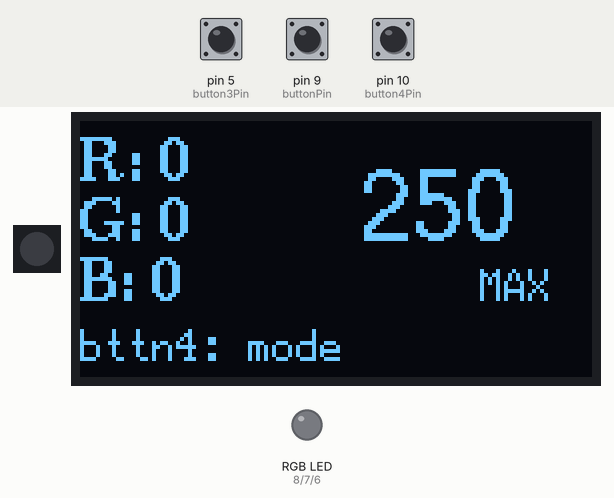
A sketch run on a simulated Arduino Uno, built with avr-gcc and run on an emulated ATmega328P. Parts: 1 RGB LEDs in strip order, left to right, 128×64 one-colour display, an RGB LED mixed from three pins (HIGH = lit). Inputs (shaded band) come from the test bench; at power-on: pin 5 (button3Pin) LOW, pin 10 (button4Pin) LOW, pin 9 (buttonPin) LOW. Dim RGB values are drawn brighter than linear.

Above: at 1.3 s.
1.4 s: pin 5 (button3Pin) pulled HIGH for 0.35 s
At 3.2 s:
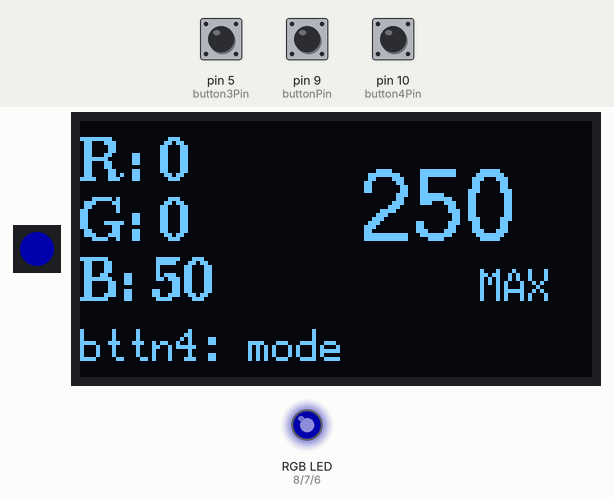
3.5 s: pin 10 (button4Pin) pulled HIGH for 3.2 s
At 4.4 s:
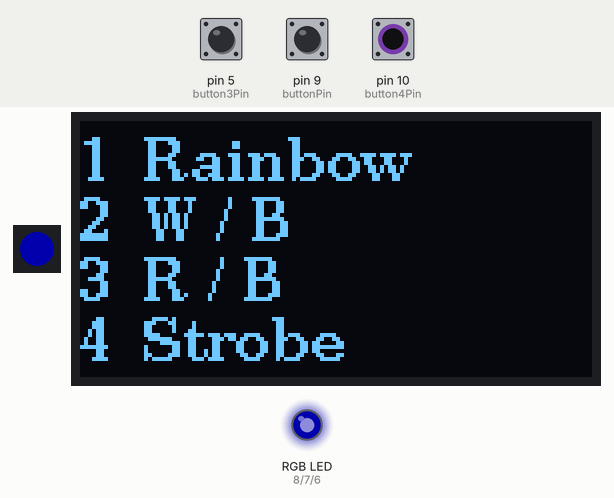
8.2 s: pin 10 (button4Pin) pulled HIGH for 0.35 s
At 10.9 s:
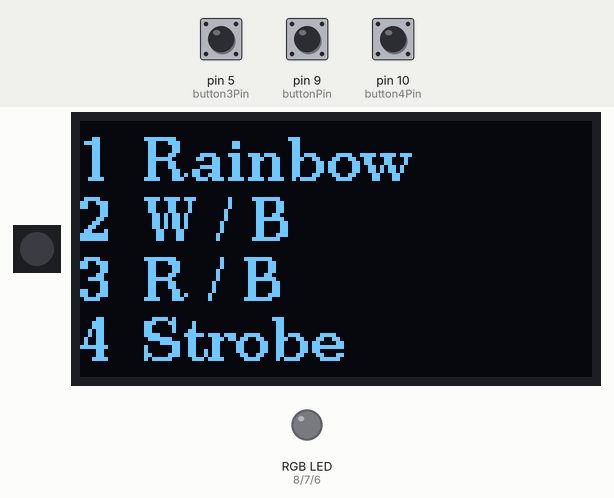
11.2 s: pin 5 (button3Pin) pulled HIGH for 1 s
At 15.0 s:
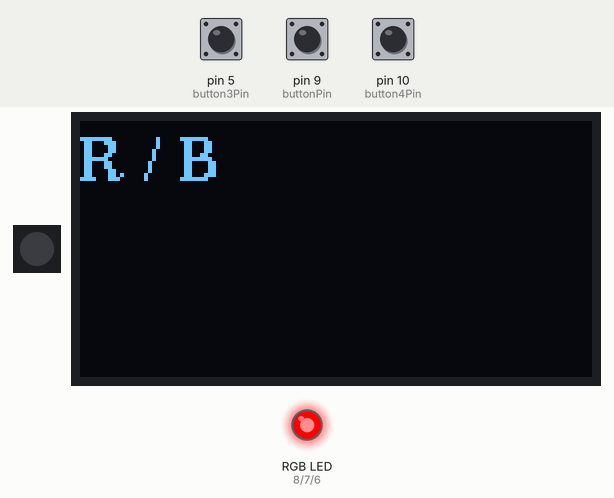
Timing chart, 0 to 16.2 s (numbered marks = the images above; inputs shaded):
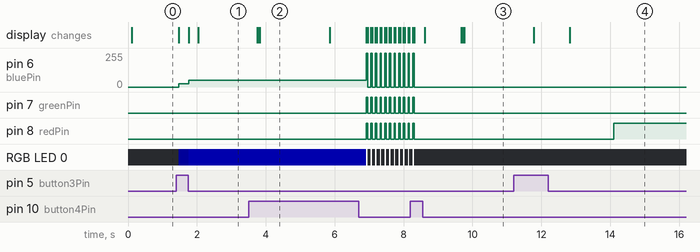

The sketch:

MainLED.ino
```cpp
// MAIN V1

#include <Wire.h>
#include <U8g2lib.h>
#include <Adafruit_NeoPixel.h>

#define LED_PIN 2
#define NUM_LEDS 1
#define SCREEN_WIDTH 128
#define SCREEN_HEIGHT 64

Adafruit_NeoPixel strip = Adafruit_NeoPixel(NUM_LEDS, LED_PIN, NEO_GRB + NEO_KHZ800);
U8G2_SSD1306_128X64_NONAME_F_HW_I2C display(U8G2_R0, /* reset=*/ U8X8_PIN_NONE, /* clock=*/ 4, /* data=*/ 3);

const int button1Pin = 0;
const int button2Pin = 1;
const int button3Pin = 5;
const int button4Pin = 10;
const int buttonPin = 9;
const int redPin = 8;
const int greenPin = 7;
const int bluePin = 6;

int mode = 0;
int R = 0;
int G = 0;
int B = 0;
int StrSpeed = 40;
int lock = 0;
int lock2 = 0;
int lock3 = 0;
int lock4 = 0;

void setup() {
  Serial.begin(115200);
  pinMode(button1Pin, INPUT);
  pinMode(button2Pin, INPUT);
  pinMode(button3Pin, INPUT);
  pinMode(button4Pin, INPUT);
  pinMode(buttonPin, INPUT);
  pinMode(redPin, OUTPUT);
  pinMode(greenPin, OUTPUT);
  pinMode(bluePin, OUTPUT);
  strip.begin();
  strip.show();
  display.begin();
  display.clearBuffer();
  display.setFont(u8g2_font_ncenB10_tr);
  ledColor(strip.Color(0, 0, 0));
}

void loop() {
  int button1State = digitalRead(button1Pin);
  int button2State = digitalRead(button2Pin);
  int button3State = digitalRead(button3Pin);
  int button4State = digitalRead(button4Pin);
  int buttonState = digitalRead(buttonPin);
  if (R >= 251 ) {
      R = 0;
    }
  if (G >= 251 ) {
    G = 0;
  }
  if (B >= 251 ) {
    B = 0;
  }
  display.clearBuffer();
  display.setFont(u8g2_font_helvR18_tr);
  display.setCursor(70, 30);
  display.print("250");
  display.setFont(u8g2_font_profont12_tr);
  display.setCursor(100, 45);
  display.print("MAX");
  display.setFont(u8g2_font_ncenB10_tr);
  display.setCursor(0, 15);
  display.print("R: " + String(R));
  display.setCursor(0, 30);
  display.print("G: " + String(G));
  display.setCursor(0, 45);
  display.print("B: " + String(B));
  display.setFont(u8g2_font_profont12_tr);
  display.setCursor(0, 60);
  display.print("bttn4: mode");
  display.setFont(u8g2_font_ncenB10_tr);
  display.sendBuffer();
  while (lock4 == 1) {
    delay(1000);
    lock4 = 0;
  }
  if (button1State == HIGH) {
    R += 25;
    ledStripColor(R, G, B);
    ledColor(strip.Color(R, G, B));
    display.clearBuffer();
  }else if (button2State == HIGH) {
    G += 25;
    ledStripColor(R, G, B);
    ledColor(strip.Color(R, G, B));
    display.clearBuffer();
  }else if (button3State == HIGH) {
    B += 25;
    ledStripColor(R, G, B);
    ledColor(strip.Color(R, G, B));
    display.clearBuffer();
  }else if (button4State == HIGH) {
    display.clearBuffer();
    lock = 1;
    display.setCursor(0, 15);
    display.print("1  Rainbow");
    display.setCursor(0, 30);
    display.print("2  W / B");
    display.sendBuffer();
    display.setCursor(0, 45);
    display.print("3  R / B");
    display.sendBuffer();
    display.setCursor(0, 60);
    display.print("4  Strobe");
    display.sendBuffer();
    delay(2000);
    while (lock == 1){
      int button1State = digitalRead(button1Pin);
      int button2State = digitalRead(button2Pin);
      int button3State = digitalRead(button3Pin);
      int button4State = digitalRead(button4Pin);
      int buttonState = digitalRead(buttonPin);
      if (button1State == HIGH){
        mode = 1;
        lock = 0;
        lock2 = 1;
        lock3 = 1;
        display.clearBuffer();
      }
      if (button2State == HIGH){
        mode = 2;
        lock = 0;
        lock2 = 1;
        lock3 = 1;
        display.clearBuffer();
      }
      if (button3State == HIGH){
        mode = 3;
        lock = 0;
        lock2 = 1;
        lock3 = 1;
        display.clearBuffer();
      }
      if (button4State == HIGH){
        mode = 4;
        lock = 0;
        lock2 = 1;
        lock3 = 1;
        display.clearBuffer();
      }
    }
  }
  if (lock3 == 1){
    display.setCursor(0, 15);
    display.print("Fx");
    display.sendBuffer();
    delay(1000);
    lock3 = 0;
  }
  while (lock2 == 1){
    int button4State = digitalRead(button4Pin);
    if (mode == 1){
      display.clearBuffer();
      display.setCursor(0, 15);
      display.print("Rainbow");
      display.setCursor(55, 30);
      display.print("Fx");
      display.sendBuffer();
      rainbowEffect();
      if (button4State == HIGH) {
        mode = 0;
        lock2 = 0;
        lock4 = 1;
      }
    }else if (mode == 2){
      display.clearBuffer();
      display.setCursor(0, 15);
      display.print("W / B");
      display.sendBuffer();
      fadeToWhite();
      fadeToBlack();
      if (button4State == HIGH) {
        mode = 0;
        lock2 = 0;
        lock4 = 1;
      }
    }else if (mode == 3){
      display.clearBuffer();
      display.setCursor(0, 15);
      display.print("R / B");
      display.sendBuffer();
      fadeToRed();
      fadeToBlack2();
      if (button4State == HIGH) {
        mode = 0;
        lock2 = 0;
        lock4 = 1;
      }
    }else if (mode == 4){
      display.clearBuffer();
      display.setCursor(0, 15);
      display.print("Strobe");
      display.setCursor(0, 30);
      display.print("Speed: " + String(StrSpeed));
      int button2State = digitalRead(button2Pin);
      int button3State = digitalRead(button3Pin);
      if (button2State == HIGH) {
        StrSpeed -= 5;
      } else if (button3State == HIGH) {
        StrSpeed += 5;
      }
      if (StrSpeed <= 0) {
        StrSpeed = 5;
      }
      display.sendBuffer();
      ledStripColor(255, 255, 255);
      ledColor(strip.Color(255, 255, 255));
      delay(StrSpeed);
      ledStripColor(0, 0, 0);
      ledColor(strip.Color(0, 0, 0));
      delay(StrSpeed);
      if (button4State == HIGH) {
        mode = 0;
        lock2 = 0;
        lock4 = 1;
      }
    }
  }
  delay(200);
}

void ledColor(uint32_t color) {
  strip.fill(color, 0, strip.numPixels());
  strip.show();
}

void ledStripColor(int red, int green, int blue) {
  analogWrite(redPin, red);
  analogWrite(greenPin, green);
  analogWrite(bluePin, blue);
}

void rainbowEffect() {
  int delayTime = 10;

  for (int i = 0; i <= 255; i++) {
    analogWrite(redPin, 255 - i);
    analogWrite(greenPin, i);
    analogWrite(bluePin, 0);
    delay(delayTime);
  }

  for (int i = 0; i <= 255; i++) {
    analogWrite(redPin, 0);
    analogWrite(greenPin, 255 - i);
    analogWrite(bluePin, i);
    delay(delayTime);
  }

  for (int i = 0; i <= 255; i++) {
    analogWrite(redPin, i);
    analogWrite(greenPin, 0);
    analogWrite(bluePin, 255 - i);
    delay(delayTime);
  }
}

void fadeToWhite() {
  for (int i = 0; i <= 255; i++) {
    analogWrite(redPin, i);
    analogWrite(greenPin, i);
    analogWrite(bluePin, i);
    delay(10);
  }
}

void fadeToBlack() {
  for (int i = 255; i >= 0; i--) {
    analogWrite(redPin, i);
    analogWrite(greenPin, i);
    analogWrite(bluePin, i);
    delay(10);
  }
}

void fadeToBlack2() {
  for (int i = 255; i >= 0; i--) {
    analogWrite(redPin, i);
    analogWrite(greenPin, 0);
    analogWrite(bluePin, 0);
    delay(10);
  }
}

void fadeToRed() {
  for (int i = 0; i <= 255; i++) {
    analogWrite(redPin, i);
    analogWrite(greenPin, 0);
    analogWrite(bluePin, 0);
    delay(10);
  }
}
```

Measured:
- after the input at 1.4 s, pin 6 (bluePin): 0/255 → 25/255 after 0.08 s, → 50/255 0.28 s later; RGB LED 0: off → RGB(0, 0, 25) after 0.08 s, → RGB(0, 0, 50) 0.28 s later
- after the input at 3.5 s, pin 6 (bluePin): alternates 255/255 for 0.04 s and 0/255 for 0.09 s, starting after 3.4 s; pin 7 (greenPin): alternates HIGH for 0.04 s and LOW for 0.09 s, starting after 3.4 s
- after the input at 8.2 s, pin 6 (bluePin): goes on until 8.3 s, then stays 0/255; pin 7 (greenPin), pin 8 (redPin): goes on until 8.3 s, then stays LOW; the display: first differs from a run without the input after 0.42 s (image 3 shows a later state)
- after the input at 11.2 s, pin 8 (redPin): LOW → HIGH after 2.9 s; the display: first changes after 0.59 s (image 4 shows a later state)
- what the display in image 2 shows lasts 2.1 s, from 3.8 s to 5.9 s
